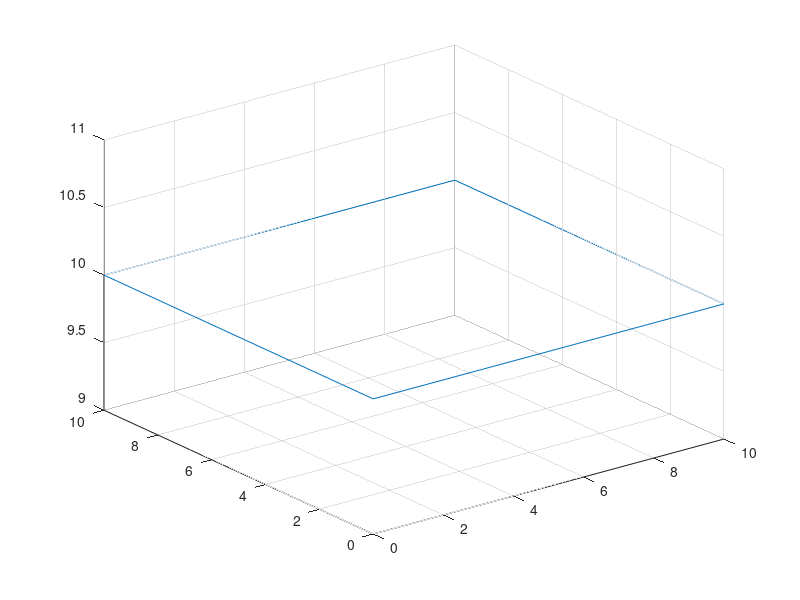

Write the MATLAB code that produced this figure. (Note: this script raises an error after producing the figure.)
% TEST:  Ray/box intersection using the Smits' algorithm
clc
X = [0;10;10;0;0];
Y = [0;0;10;10;0];
Z = [0;0;0;0;0];
figure;
plot3(X,Y,Z);   % draw a square in the xy plane with z = 0
plot3(X,Y,Z+10);
hold on;
grid on;
endpts = zeros(9261,3);
count = 1;

origin    = [5, 5, 0];
vmin      = rand(1,3)*5;  % vertex min
vmax      = vmin + 2;
for i = -1:0.1:1
for j = -1:0.1:1
for k = 0:0.1:1
direction = [i, j, k];
%origin    = [0, 4, 2];
%direction = [0.213, -0.436, 0.873];
%vmin      = [-1 2 1];        % vertex min
%vmax      = [ 3 3 3];        % vertex max

[flag ,tmin] = rayBoxIntersection(origin, direction, vmin, vmax);
intersection = [0 0 0];
if tmin>0
intersection = origin + tmin*direction;


    % box (voxel)
    vertices = [vmax(1) vmin(2) vmin(3); vmax(1) vmax(2) vmin(3); vmin(1) vmax(2) vmin(3); vmin(1) vmax(2) vmax(3); vmin(1) vmin(2) vmax(3); vmax(1) vmin(2) vmax(3); vmin; vmax ];
    faces = [1 2 3 7; 1 2 8 6; 1 6 5 7; 7 5 4 3; 2 8 4 3; 8 6 5 4];
    h= patch('Vertices',vertices,'Faces',faces,'FaceColor','green');
    %set(h,'FaceAlpha',0.5);
  
    % origin
    %text(origin(1), origin(2), origin(3), 'origin');
    %plot3(origin(1), origin(2), origin(3), 'k.', 'MarkerSize', 10);

    % direction
    %quiver3(origin(1), origin(2), origin(3), direction(1), direction(2), direction(3), 5);

    % intersection 
    %plot3(intersection(1), intersection(2), intersection(3), 'r.', 'MarkerSize', 15);
    x = [origin(1) intersection(1)];
    y = [origin(2) intersection(2)];
    z = [origin(3) intersection(3)];
    endpts(count,:) = intersection;
    count = count+1;
    plot3(x,y,z,'b')
end
    if norm(intersection) == 0
        intersection = 5*direction+origin;
        x = [origin(1) intersection(1)];
        y = [origin(2) intersection(2)];
        z = [origin(3) intersection(3)];
        endpts(count,:) = intersection;
        count = count+1;
        plot3(x,y,z,'b') 
    end
end
end
end

    length(endpts)
    k = boundary(endpts);
    hold on
    trisurf(k,endpts(:,1),endpts(:,2),endpts(:,3),'Facecolor','red','FaceAlpha',0.1)
    view(60,30);
    axis tight;
    xlabel('x');
    ylabel('y');
    zlabel('z');
